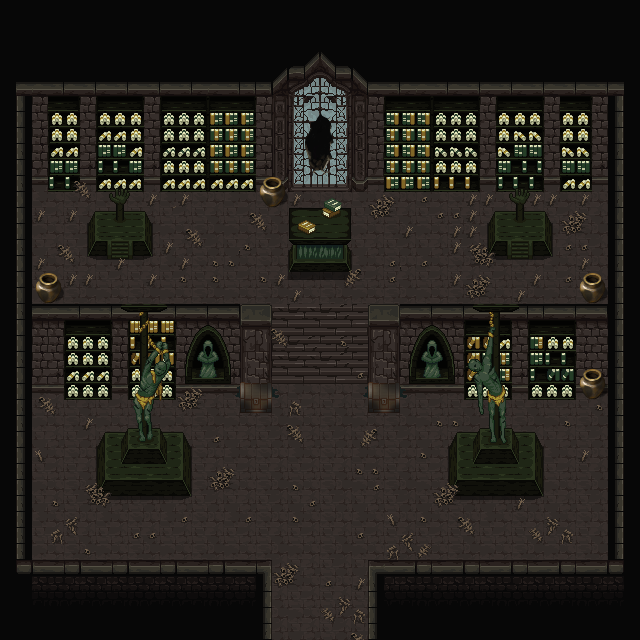

A level layout from a 2D game, rendered from its tile map. Below: a short description, then the map file with tile-grid data replaced by summaries:
An orthogonal 40x40 tile map with 16x16 px tiles, 12 tile layers (tiles, darkness, walls, pillars, ...), 22 tilesets and 6 objects.

<map version="1.10" tiledversion="1.12.2" orientation="orthogonal" renderorder="right-down" width="40" height="40" tilewidth="16" tileheight="16" infinite="0" nextlayerid="14" nextobjectid="208">
 <tileset firstgid="1" source="../tsx/mainlevbuild.tsx" />
 <tileset firstgid="1703" source="../tsx/Knowledge temple.tsx" />
 <tileset firstgid="3103" source="../tsx/Birch Forest-Tileset.tsx" />
 <tileset firstgid="3939" source="../tsx/crypt_ground_01.tsx" />
 <tileset firstgid="4069" source="../tsx/crypt_staircase_01.tsx" />
 <tileset firstgid="4290" source="../tsx/crypt_walls_01.tsx" />
 <tileset firstgid="4537" source="../tsx/decorative.tsx" />
 <tileset firstgid="5561" source="../tsx/Dungeon_A1.tsx" />
 <tileset firstgid="6329" source="../tsx/Dungeon_A5.tsx" />
 <tileset firstgid="6841" source="../tsx/Dungeon_B.tsx" />
 <tileset firstgid="7865" source="../tsx/Enviroment-Forest.tsx" />
 <tileset firstgid="8009" source="../tsx/houses.tsx" />
 <tileset firstgid="12105" source="../tsx/Inside_B.tsx" />
 <tileset firstgid="13129" source="../tsx/Inside_C.tsx" />
 <tileset firstgid="14153" source="../tsx/Outside_B.tsx" />
 <tileset firstgid="15177" source="../tsx/Props-Forest.tsx" />
 <tileset firstgid="15233" source="../tsx/TX Plant.tsx" />
 <tileset firstgid="16257" source="../tsx/TX Props.tsx" />
 <tileset firstgid="17281" source="../tsx/TX Shadow.tsx" />
 <tileset firstgid="18305" source="../tsx/World_B.tsx" />
 <tileset firstgid="19329" source="../tsx/TX Props copy.tsx" />
 <tileset firstgid="20353" source="../tsx/Dungeon_B copy.tsx" />
 <layer id="5" name="tiles" width="40" height="40" locked="1">
  <data>[1600 cells, 1600 non-empty, 16 distinct tile ids]</data>
 </layer>
 <layer id="2" name="darkness" width="40" height="40" locked="1">
  <data>[1600 cells, 449 non-empty, 44 distinct tile ids]</data>
 </layer>
 <layer id="1" name="walls" width="40" height="40">
  <data>[1600 cells, 456 non-empty, 26 distinct tile ids]</data>
 </layer>
 <layer id="3" name="pillars" width="40" height="40" locked="1">
  <data>[1600 cells, 36 non-empty, 20 distinct tile ids]</data>
 </layer>
 <layer id="4" name="stairs" width="40" height="40" locked="1">
  <data>[1600 cells, 30 non-empty, 8 distinct tile ids]</data>
 </layer>
 <layer id="6" name="windows" width="40" height="40" locked="1">
  <data>[1600 cells, 54 non-empty, 34 distinct tile ids]</data>
 </layer>
 <layer id="8" name="bookshelves" width="40" height="40" locked="1">
  <data>[1600 cells, 192 non-empty, 47 distinct tile ids]</data>
 </layer>
 <layer id="9" name="window hole" width="40" height="40" locked="1">
  <data>[1600 cells, 8 non-empty, 8 distinct tile ids]</data>
 </layer>
 <layer id="10" name="table" width="40" height="40" locked="1">
  <data>[1600 cells, 84 non-empty, 54 distinct tile ids]</data>
 </layer>
 <layer id="7" name="statues" width="40" height="40" locked="1">
  <data>[1600 cells, 183 non-empty, 167 distinct tile ids]</data>
 </layer>
 <layer id="11" name="bones" width="40" height="40" locked="1">
  <data>[1600 cells, 221 non-empty, 62 distinct tile ids]</data>
 </layer>
 <layer id="12" name="chests" width="40" height="40" locked="1">
  <data>[1600 cells, 28 non-empty, 10 distinct tile ids]</data>
 </layer>
 <objectgroup id="13" name="Castle lessons">
  <object id="200" x="36" y="272.75" width="24.625" height="29.75">
   <properties>
    <property name="actions" value="search_vase" />
    <property name="topic_id" value="lists_lesson" />
    <property name="types" value="interactive" />
   </properties>
   <ellipse />
  </object>
  <object id="201" x="260" y="176.75" width="24.375" height="29.25">
   <properties>
    <property name="actions" value="search_vase" />
    <property name="types" value="interactive" />
   </properties>
   <ellipse />
  </object>
  <object id="202" x="580.182" y="272.727" width="24.7273" height="29.2727">
   <properties>
    <property name="actions" value="search_vase" />
    <property name="types" value="interactive" />
   </properties>
   <ellipse />
  </object>
  <object id="203" x="579.818" y="368.909" width="24.9091" height="29.2727">
   <properties>
    <property name="actions" value="search_vase" />
    <property name="types" value="interactive" />
   </properties>
   <ellipse />
  </object>
  <object id="204" x="240" y="382.5" width="31.25" height="30.5">
   <properties>
    <property name="actions" value="search_chest" />
    <property name="types" value="interactive" />
   </properties>
  </object>
  <object id="205" x="368.125" y="382.625" width="31.5" height="30.25">
   <properties>
    <property name="actions" value="search_chest" />
    <property name="types" value="interactive" />
   </properties>
  </object>
 </objectgroup>
</map>
